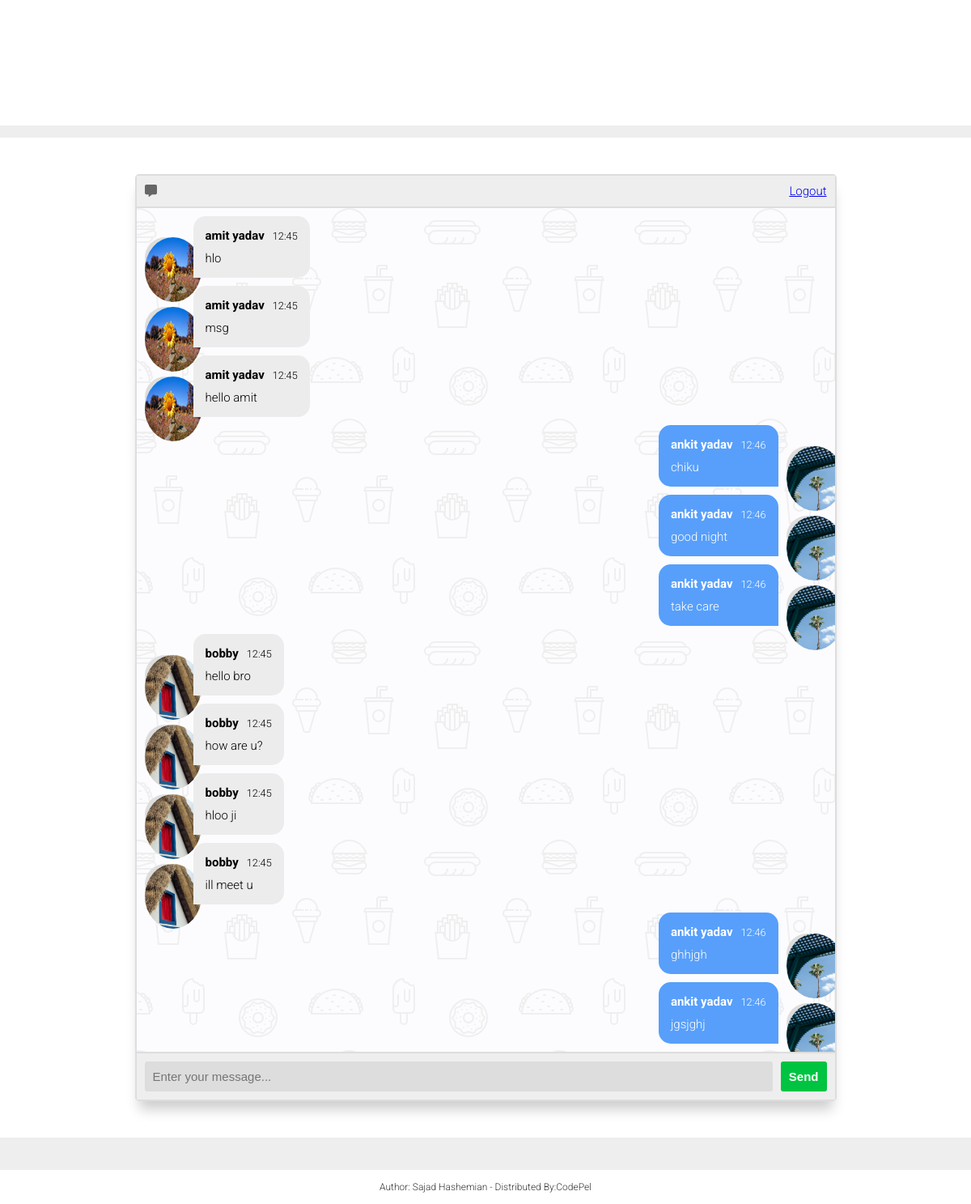
Page /chat.php (signed in) on the committed database.
### tables this page shows
CREATE TABLE `chat` (
  `id` int NOT NULL,
  `sender_id` int DEFAULT NULL,
  `receiver_id` int DEFAULT NULL,
  `msg` text,
  `created_date` datetime NOT NULL DEFAULT CURRENT_TIMESTAMP,
  `updated_date` datetime NOT NULL DEFAULT CURRENT_TIMESTAMP
);

CREATE TABLE `users` (
  `id` int NOT NULL,
  `name` varchar(255) DEFAULT NULL,
  `email` varchar(255) DEFAULT NULL,
  `password` text,
  `phone` varchar(255) DEFAULT NULL,
  `created_date` datetime NOT NULL DEFAULT CURRENT_TIMESTAMP,
  `updated_date` datetime DEFAULT CURRENT_TIMESTAMP,
  `image` text,
  `is_active` int NOT NULL DEFAULT '1'
);

### main.php (the view, shortened to what this page needs)
<main class="cd__main">
         <section class="msger">
  <header class="msger-header">
    <div class="msger-header-title">
      <i class="fas fa-comment-alt"></i><?php $id = $_SESSION['id']; ?>
    </div>
    <div class="msger-header-options">
      <span><a class="btn btn-submit" type="button" href="http://localhost/whatsapp_chat/logout.php">Logout</a></span>
    </div>
  </header>
  <?php
  $id =$_SESSION['id'];
  $query =" SELECT chat.sender_id, chat.msg, users.name, users.image FROM `chat` INNER JOIN `users` ON chat.sender_id = users.id";
  $result =mysqli_query($connection, $query);
  $output =[];
  while($row =mysqli_fetch_assoc($result)){
    $output[] = $row;
  }
  ?>
  <main class="msger-chat">
  <?php foreach($output as $key => $value){ ?>
  <?php if($value['sender_id'] != $id){ ?>
    <div class="msg left-msg">
      <div
       class="msg-img"
       style="background-image: url(https://image.flaticon.com/icons/svg/327/327779.svg)">
       <img class="img-circle" width="70" height="80" src="../whatsapp_chat/uploads/<?php echo $value['image']; ?>" />
      </div>
      <div class="msg-bubble">
        <div class="msg-info">
          <div class="msg-info-name"><?php echo $value['name']; ?></div>
          <div class="msg-info-time">12:45</div>
        </div>
        <div class="msg-text">
          <?php echo $value['msg']; ?>
        </div>
      </div>
    </div>
    <?php } else{ ?>
    <div class="msg right-msg">
      <div
       class="msg-img"
       style="background-image: url(https://image.flaticon.com/icons/svg/145/145867.svg)">
       <img class="img-circle" width="70" height="80" src="../whatsapp_chat/uploads/<?php echo $value['image']; ?>" />
      </div>
      <div class="msg-bubble">
        <div class="msg-info">
          <div class="msg-info-name"><?php echo $value['name']; ?></div>
          <div class="msg-info-time">12:46</div>
        </div>
        <div class="msg-text">
        <?php echo $value['msg']; ?>
        </div>
      </div>
    </div>
  <?php } ?>
  <?php } ?>
  </main>
  <form class="msger-inputarea" id="chatForm">
    <input type="text" class="msger-input" placeholder="Enter your message...">
    <button type="submit" class="msger-send-btn">Send</button>
  </form>
</section>
      </main>

### chat.php (shortened to what this page needs)
<!DOCTYPE html>
<?php
include('./connection.php');
?>
<html>
<head>
<?php include('./partials/head.php'); ?>
</head>
<body>
<?php include('./partials/header.php'); ?>
<?php include('./main.php'); ?>
<?php include('./partials/footer.php'); ?>
</body>
</html>

### partials/head.php (shortened to what this page needs)
<head>
      <link rel="stylesheet" href="./assets/css/style.css">
      <link rel="stylesheet" href="./assets/css/demo.css">
   </head>

### partials/header.php (shortened to what this page needs)
<header class="cd__intro">
      </header>

### partials/footer.php
<footer class="cd__credit">Author: Sajad Hashemian - Distributed By: <a title="Free web design code & scripts" href="https://www.codepel.com?source=demo-page" target="_blank">CodePel</a></footer>

### assets/css/style.css (style rules this page uses)
:root { --body-bg: linear-gradient(135deg, #f5f7fa 0%, #c3cfe2 100%); --msger-bg: #fff; --border: 2px solid #ddd; --left-msg-bg: #ececec; --right-msg-bg: #579ffb; }
html { box-sizing: border-box; }
*, *:before, *:after { margin: 0; padding: 0; box-sizing: inherit; }
body { display: flex; justify-content: center; align-items: center; height: 100vh; background-image: var(--body-bg); font-family: Helvetica, sans-serif; }
.msger { display: flex; flex-flow: column wrap; justify-content: space-between; width: 100%; max-width: 867px; margin: 25px 10px; height: calc(100% - 50px); border: var(--border); border-radius: 5px; background: var(--msger-bg); box-shadow: 0 15px 15px -5px rgba(0, 0, 0, 0.2); }
.msger-header { display: flex; justify-content: space-between; padding: 10px; border-bottom: var(--border); background: #eee; color: #666; }
.msger-chat { flex: 1; overflow-y: auto; padding: 10px; }
.msg { display: flex; align-items: flex-end; margin-bottom: 10px; }
.msg:last-of-type { margin: 0; }
.msg-img { width: 50px; height: 50px; margin-right: 10px; background: #ddd; background-repeat: no-repeat; background-position: center; background-size: cover; border-radius: 50%; }
.msg-bubble { max-width: 450px; padding: 15px; border-radius: 15px; background: var(--left-msg-bg); }
.msg-info { display: flex; justify-content: space-between; align-items: center; margin-bottom: 10px; }
.msg-info-name { margin-right: 10px; font-weight: bold; }
.msg-info-time { font-size: 0.85em; }
.left-msg .msg-bubble { border-bottom-left-radius: 0; }
.right-msg { flex-direction: row-reverse; }
.right-msg .msg-bubble { background: var(--right-msg-bg); color: #fff; border-bottom-right-radius: 0; }
.right-msg .msg-img { margin: 0 0 0 10px; }
.msger-inputarea { display: flex; padding: 10px; border-top: var(--border); background: #eee; }
.msger-inputarea * { padding: 10px; border: none; border-radius: 3px; font-size: 1em; }
.msger-input { flex: 1; background: #ddd; }
.msger-send-btn { margin-left: 10px; background: rgb(0, 196, 65); color: #fff; font-weight: bold; cursor: pointer; transition: background 0.23s; }
.msger-chat { background-color: #fcfcfe; }
.img-circle { border-radius: 50%; }

### assets/css/demo.css (style rules this page uses)
* { margin: 0; padding: 0; }
*, *::before, *::after { margin: 0; padding: 0; box-sizing: inherit; }
body { min-height: 100vh; display: flex; justify-content: center; flex-wrap: wrap; align-content: flex-start; font-family: 'Roboto', sans-serif; font-style: normal; font-weight: 300; font-smoothing: antialiased; -webkit-font-smoothing: antialiased; -moz-osx-font-smoothing: grayscale; font-size: 15px; background: #eee; }
.cd__intro { padding: 60px 30px; margin-bottom: 15px; flex-direction: column; }
.cd__intro, .cd__credit { display: flex; width: 100%; justify-content: center; align-items: center; background: #fff; color: #333; line-height: 1.5; text-align: center; }
.cd__credit { padding: 12px; font-size: 9pt; margin-top: 40px; }
.cd__credit a { color: #333; text-decoration: none; }
.cd__main { background: #fff; padding: 20px; flex-direction: row; flex-wrap: wrap; justify-content: center; }
.cd__main { display: flex; width: 100%; }

### rows in the picture
chat: users.image (picture), users.name "amit yadav", msg "hlo"
chat: users.image (picture), users.name "amit yadav", msg "msg"
chat: users.image (picture), users.name "amit yadav", msg "hello amit"
chat: users.image (picture), users.name "ankit yadav", msg "chiku"
chat: users.image (picture), users.name "ankit yadav", msg "good night"
chat: users.image (picture), users.name "ankit yadav", msg "take care"
chat: users.image (picture), users.name "bobby", msg "hello bro"
chat: users.image (picture), users.name "bobby", msg "how are u?"
chat: users.image (picture), users.name "bobby", msg "hloo ji"
chat: users.image (picture), users.name "bobby", msg "ill meet u"
chat: users.image (picture), users.name "ankit yadav", msg "ghhjgh"
chat: users.image (picture), users.name "ankit yadav", msg "jgsjghj"
